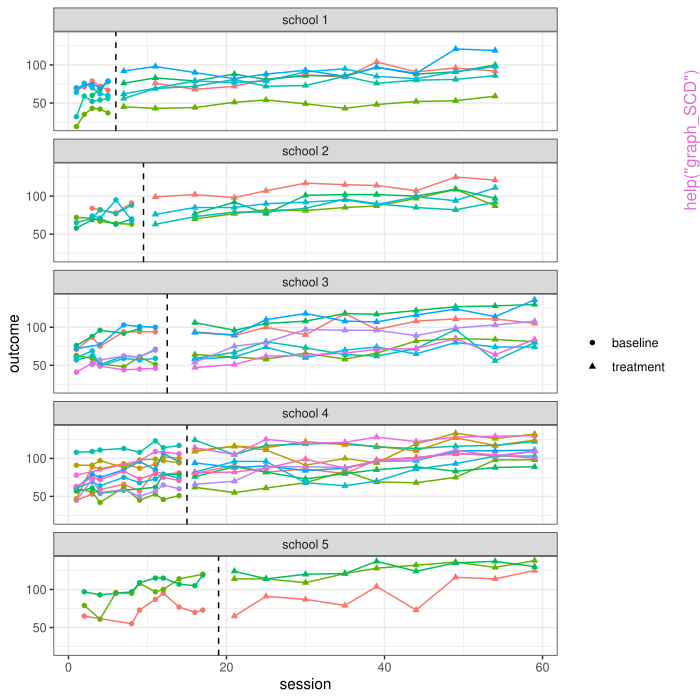

This chart was generated by the following R code:
pkgname <- "scdhlm"
source(file.path(R.home("share"), "R", "examples-header.R"))
options(warn = 1)
options(pager = "console")
library('scdhlm')

base::assign(".oldSearch", base::search(), pos = 'CheckExEnv')
base::assign(".old_wd", base::getwd(), pos = 'CheckExEnv')
cleanEx()
nameEx("CI_g")
### * CI_g

flush(stderr()); flush(stdout())

### Name: CI_g
### Title: Calculates a confidence interval for a standardized mean
###   difference effect size
### Aliases: CI_g

### ** Examples

data(Laski)
Laski_RML <- lme(fixed = outcome ~ treatment,
                 random = ~ 1 | case,
                 correlation = corAR1(0, ~ time | case),
                 data = Laski)
Laski_g_REML <- suppressWarnings(
  g_REML(Laski_RML, p_const = c(0,1), 
         r_const = c(1,0,1), returnModel = FALSE)
)
CI_g(Laski_g_REML, symmetric = TRUE)
CI_g(Laski_g_REML, symmetric = FALSE)

Laski_HPS <- with(Laski, effect_size_MB(outcome, treatment, case, time))
CI_g(Laski_HPS, symmetric = FALSE)

Laski_g_mlm <- g_mlm(mod = Laski_RML, p_const = c(0,1), r_const = c(1,0,1))
CI_g(Laski_g_mlm, symmetric = FALSE)




cleanEx()
nameEx("Info_Expected_lmeAR1")
### * Info_Expected_lmeAR1

flush(stderr()); flush(stdout())

### Name: Info_Expected_lmeAR1
### Title: Calculate expected information matrix
### Aliases: Info_Expected_lmeAR1

### ** Examples

data(Laski)
Laski_RML <- lme(fixed = outcome ~ treatment, 
                 random = ~ 1 | case, 
                 correlation = corAR1(0, ~ time | case), 
                 data = Laski)
Info_Expected_lmeAR1(Laski_RML)



cleanEx()
nameEx("compare_RML_HPS")
### * compare_RML_HPS

flush(stderr()); flush(stdout())

### Name: compare_RML_HPS
### Title: Run simulation comparing REML and HPS estimates
### Aliases: compare_RML_HPS

### ** Examples

compare_RML_HPS(iterations=10, beta = c(0,1,0,0), rho = 0.3, 
                 phi = 0.5, design=design_matrix(m=3,n=8))



cleanEx()
nameEx("design_matrix")
### * design_matrix

flush(stderr()); flush(stdout())

### Name: design_matrix
### Title: Create a design matrix for a single-case design
### Aliases: design_matrix

### ** Examples

design_matrix(3, 16, c(5,9,13))



cleanEx()
nameEx("effect_size_ABk")
### * effect_size_ABk

flush(stderr()); flush(stdout())

### Name: effect_size_ABk
### Title: Calculates HPS effect size
### Aliases: effect_size_ABk

### ** Examples

data(Lambert)
effect_size_ABk(outcome = outcome, treatment = treatment, id = case, 
                phase = phase, time = time, data = Lambert)
   
data(Anglesea)
effect_size_ABk(outcome = outcome, treatment = condition, id = case, 
                phase = phase, time = session, data = Anglesea)




cleanEx()
nameEx("effect_size_MB")
### * effect_size_MB

flush(stderr()); flush(stdout())

### Name: effect_size_MB
### Title: Calculates HPS effect size
### Aliases: effect_size_MB

### ** Examples

data(Saddler)
effect_size_MB(outcome = outcome, treatment = treatment, id = case, 
               time = time, data = subset(Saddler, measure=="writing quality"))

data(Laski)
effect_size_MB(outcome = outcome, treatment = treatment, id = case, 
               time = time, data = Laski)




cleanEx()
nameEx("g_REML")
### * g_REML

flush(stderr()); flush(stdout())

### Name: g_REML
### Title: Calculates adjusted REML effect size
### Aliases: g_REML

### ** Examples

data(Laski)
Laski_RML <- lme(fixed = outcome ~ treatment, 
                 random = ~ 1 | case, 
                 correlation = corAR1(0, ~ time | case), 
                 data = Laski)
summary(Laski_RML)
g_REML(Laski_RML, p_const = c(0,1), r_const = c(1,0,1), returnModel=FALSE)

data(Schutte)
Schutte$trt.week <- with(Schutte, unlist(tapply((treatment=="treatment") * week, 
         list(treatment,case), function(x) x - min(x))) + (treatment=="treatment"))
Schutte$week <- Schutte$week - 9
Schutte_RML <- lme(fixed = fatigue ~ week + treatment + trt.week, 
                   random = ~ week | case, 
                   correlation = corAR1(0, ~ week | case), 
                   data = subset(Schutte, case != 4))
summary(Schutte_RML)
Schutte_g <- g_REML(Schutte_RML, p_const = c(0,0,1,7), r_const = c(1,0,1,0,0))
summary(Schutte_g)



cleanEx()
nameEx("graph_SCD")
### * graph_SCD

flush(stderr()); flush(stdout())

### Name: graph_SCD
### Title: Graph Single Case Design Data
### Aliases: graph_SCD

### ** Examples


if (requireNamespace("ggplot2", quietly = TRUE)) {

data(Anglesea)
graph_SCD(design="TR",
          case=case, phase=condition,
          session=session, outcome=outcome,
          treatment_name = "treatment",
          data=Anglesea)

data(BartonArwood)
graph_SCD(design="MBP",
          case=case, phase=condition,
          session=session, outcome=outcome,
          treatment_name = "B",
          data=BartonArwood)

data(Thiemann2001)
graph_SCD(design="RMBB",
          case=case, series = series, phase=treatment,
          session=time, outcome=outcome,
          treatment_name = "treatment",
          data=Thiemann2001)

data(Bryant2018)
graph_SCD(design="CMB",
          cluster=school, case=case, phase=treatment,
          session=session, outcome=outcome,
          treatment_name = "treatment",
          data=Bryant2018)
          
}



cleanEx()
nameEx("phase_pairs")
### * phase_pairs

flush(stderr()); flush(stdout())

### Name: phase_pairs
### Title: Calculate phase-pairs for a unique case
### Aliases: phase_pairs

### ** Examples


phases <- rep(c("A","B","A","B"), each = 4)
sessions <- 1:length(phases)

phase_pairs(phases, sessions)

phases <- rep(c("A","B","C","A","B","C","D"), each = 4)
phase_pairs(phases)

phases <- rep(c("B","A","C","B","A","B","C","A"), each = 4)
phase_pairs(phases)




cleanEx()
nameEx("preprocess_SCD")
### * preprocess_SCD

flush(stderr()); flush(stdout())

### Name: preprocess_SCD
### Title: Clean Single Case Design Data
### Aliases: preprocess_SCD

### ** Examples

data(Laski)
preprocess_SCD(design = "MBP", 
               case = case, phase = treatment,
               session = time, outcome = outcome, 
               center = 4, data = Laski)
               
data(Anglesea) 
preprocess_SCD(design="TR",
               case=case, phase=condition,
               session=session, outcome=outcome,
               treatment_name = "treatment",
               data=Anglesea)
               
data(Thiemann2001)
preprocess_SCD(design = "RMBB", 
               case = case, series = series, phase = treatment, 
               session = time, outcome = outcome, 
               data = Thiemann2001)
          



cleanEx()
nameEx("shine_scd")
### * shine_scd

flush(stderr()); flush(stdout())

### Name: shine_scd
### Title: A shiny interface for the scdhlm package
### Aliases: shine_scd

### ** Examples

## Not run: 
##D shine_scd()
##D data(Laski)
##D shine_scd(dataset = Laski)
##D shine_scd(dataset = "SCD_data.xlsx", sheet = "Laski")
##D shine_scd(dataset = "Laski.csv") 
## End(Not run)




cleanEx()
nameEx("simulate.g_REML")
### * simulate.g_REML

flush(stderr()); flush(stdout())

### Name: simulate.g_REML
### Title: Simulate data from a fitted 'g_REML' object
### Aliases: simulate.g_REML

### ** Examples

data(Laski)
Laski_RML <- lme(fixed = outcome ~ treatment,
                 random = ~ 1 | case,
                 correlation = corAR1(0, ~ time | case), 
                 data = Laski)

suppressWarnings(
  Laski_g <- g_REML(Laski_RML, p_const = c(0,1), r_const = c(1,0,1))
)

if (requireNamespace("plyr", quietly = TRUE)) {
  simulate(Laski_g, nsim = 20)
}



cleanEx()
nameEx("simulate_MB2")
### * simulate_MB2

flush(stderr()); flush(stdout())

### Name: simulate_MB2
### Title: Simulate Model MB2 from Pustejovsky, Hedges, & Shadish (2014)
### Aliases: simulate_MB2

### ** Examples


set.seed(8)
simulate_MB2(iterations = 5, beta = c(0,1,0,0), rho = 0.4, phi = 0.5, 
             tau1_ratio = 0.5, tau_corr = -0.4, design = design_matrix(m=3, n=8))
             
set.seed(8)
simulate_MB2(iterations = 5, beta = c(0,1,0,0), rho = 0.4, phi = 0.5, 
             tau1_ratio = 0.5, tau_corr = -0.4, m = 3, n = 8, MB = FALSE)
             



cleanEx()
nameEx("simulate_MB4")
### * simulate_MB4

flush(stderr()); flush(stdout())

### Name: simulate_MB4
### Title: Simulate Model MB4 from Pustejovsky, Hedges, & Shadish (2014)
### Aliases: simulate_MB4

### ** Examples


simulate_MB4(iterations = 5, beta = c(0,1,0,0), rho = 0.8, phi = 0.5, 
             tau2_ratio = 0.5, tau_corr = 0, 
             p_const = c(0,1,0,7), r_const = c(1,0,1,0,0), 
             design = design_matrix(3, 16, treat_times=c(5,9,13), center = 12))
             
simulate_MB4(iterations = 5, beta = c(0,1,0,0), rho = 0.8, phi = 0.5, 
             tau2_ratio = 0.5, tau_corr = 0, m = 6, n = 8)
             



### * <FOOTER>
###
cleanEx()
options(digits = 7L)
base::cat("Time elapsed: ", proc.time() - base::get("ptime", pos = 'CheckExEnv'),"\n")
grDevices::dev.off()
###
### Local variables: ***
### mode: outline-minor ***
### outline-regexp: "\\(> \\)?### [*]+" ***
### End: ***
quit('no')
